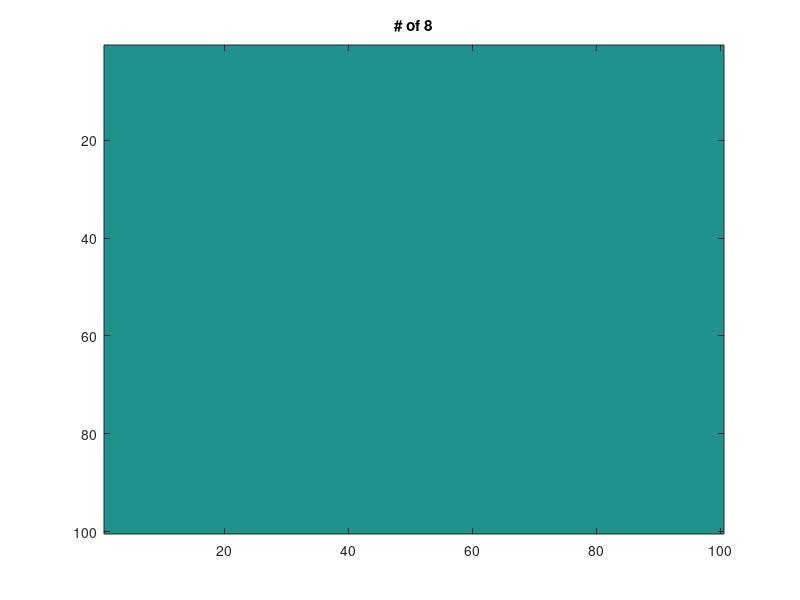

Write MATLAB code to recreate this figure.
%% The code implement decomposition by using non-negative matrix factorization
clear 
clc
%% Simulated data
% declaration of variable
q = 9; 
M = 100;
k = 8;
N_az = 100; N_ra = 100; N = N_az*N_ra; % Image with size (100x100)
%C = random(a,M); % Coherent target space (qxM)
%A = random(M,k); % Assembly matrix (Mxk)
%X = random(k,N); % Spatial distribution matrix (kxN)

% Plot the sptial distribution 
map = zeros(N_az, N_ra, k);
rng(1024)
t = randi([0 1],100);
for rr = 1 : k
    figure(k)
        imagesc(map(:,:,rr))
        %xlabel('range')
        %ylabel('azimuth')
        title(['# of ' num2str(k)])
end
pause
close all